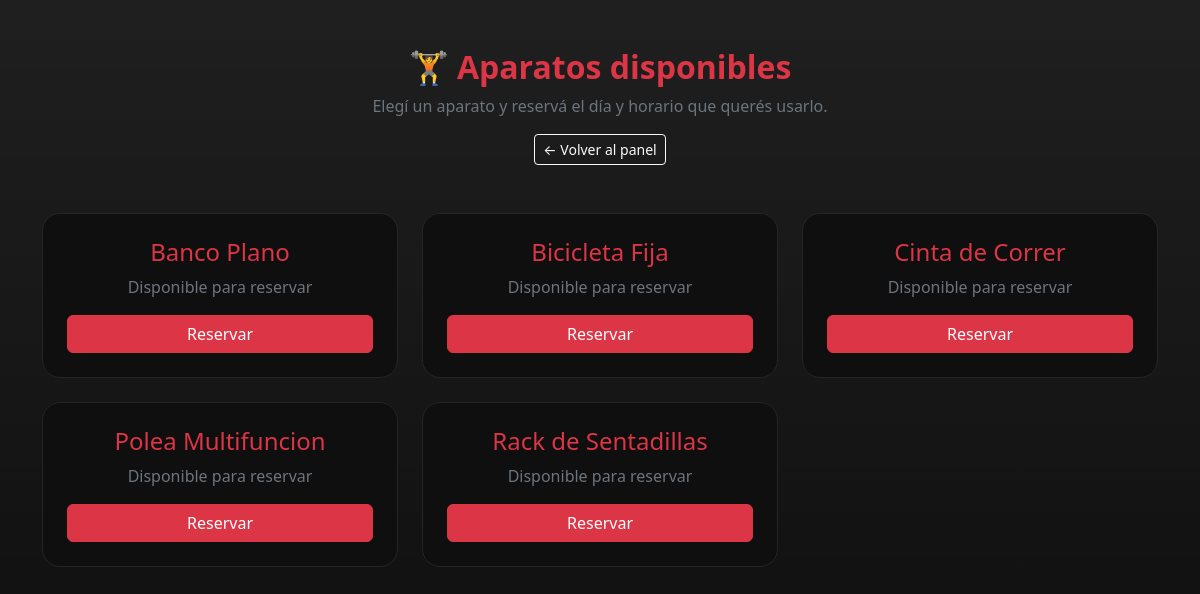
The page /clases_usuario.php (signed in) on the database its author committed.
### tables this page shows
CREATE TABLE `aparatos` (
  `id_aparato` int(11) NOT NULL AUTO_INCREMENT,
  `nombre` varchar(100) NOT NULL,
  `descripcion` varchar(200) DEFAULT NULL,
  `estado` enum('Disponible','Mantenimiento','Fuera de servicio') NOT NULL,
  PRIMARY KEY (`id_aparato`),
  UNIQUE KEY `nombre` (`nombre`)
);

### clases_usuario.php (the view, shortened to what this page needs)
<?php
include(__DIR__ . "/php/conexion.php");
$sql = "SELECT * FROM aparatos ORDER BY nombre";
$aparatos = mysqli_query($conexion, $sql);
?>
<!DOCTYPE html>
<html lang="es">
<head>
<link href="https://cdn.jsdelivr.net/npm/bootstrap@5.3.7/dist/css/bootstrap.min.css" rel="stylesheet">
</head>
<body>
<div class="container py-5">
    <div class="text-center mb-5">
        <h2 class="page-title">
            🏋 Aparatos disponibles
        </h2>
        <p class="text-secondary">
            Elegí un aparato y reservá el día y horario que querés usarlo.
        </p>
        <a href="dashboard_usuario.php" class="btn btn-outline-light btn-sm">
            ← Volver al panel
        </a>
    </div>
    <?php if (mysqli_num_rows($aparatos) == 0): ?>
        <div class="text-center bg-black p-4 rounded">
            <h4 class="text-danger">No hay aparatos cargados</h4>
            <p class="text-secondary mb-0">
                Cuando el administrador cargue aparatos, van a aparecer acá.
            </p>
        </div>
    <?php else: ?>
        <div class="row g-4">
            <?php while($a = mysqli_fetch_assoc($aparatos)): ?>
                <div class="col-md-4">
                    <div class="card-aparato p-4 text-center">
                        <h4 class="text-danger">
                            <?= htmlspecialchars($a['nombre']) ?>
                        </h4>
                        <p class="text-secondary">
                            Disponible para reservar
                        </p>
                        <a
                            href="reserva_usuario.php?id_aparato=<?= intval($a['id_aparato']) ?>"
                            class="btn btn-danger w-100">
                            Reservar
                        </a>
                    </div>
                </div>
            <?php endwhile; ?>
        </div>
    <?php endif; ?>
</div>
</body>
</html>

### clases_usuario.php (style rules this page uses)
body { background: linear-gradient(rgba(0,0,0,.88), rgba(0,0,0,.95)), url('img/gym-bg.jpg'); background-size: cover; background-position: center; min-height: 100vh; color: white; }
.page-title { color: #dc3545; font-weight: 800; }
.card-aparato { background: rgba(15, 15, 15, .96); border: 1px solid #252525; border-radius: 18px; transition: .3s; height: 100%; }

### rows shown on the page
aparatos: nombre "Banco Plano"
aparatos: nombre "Bicicleta Fija"
aparatos: nombre "Cinta de Correr"
aparatos: nombre "Polea Multifuncion"
aparatos: nombre "Rack de Sentadillas"
